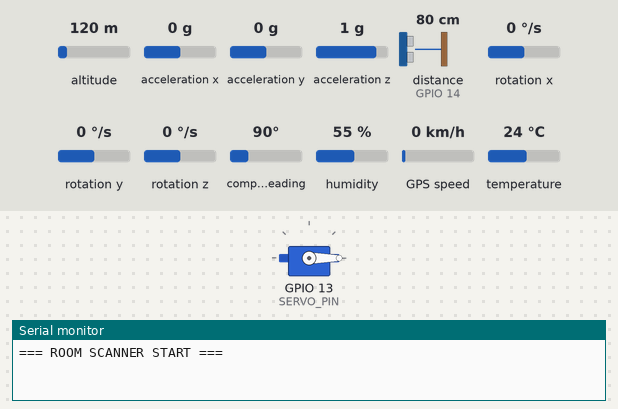
This sketch was run on a simulated ESP32. Shown: servo, the last lines printed to the serial monitor. Wiring (inferred from the names in the program): ultrasonic range finder: trigger GPIO 12; echo GPIO 14. The test bench sets the inputs (shaded band); at power-on: rotation z 0 °/s, distance to the obstacle (sensor on GPIO 14) 80 cm, altitude 120 m, acceleration x 0 g, acceleration y 0 g, acceleration z 1 g, rotation x 0 °/s, rotation y 0 °/s, compass heading 90°, humidity 55 %, GPS speed 0 km/h, temperature 24 °C. The echo pulse lasts 58.3 µs per cm; the GPS gets a fix after 3 s at 37.7749, -122.4194 with 8 satellites.

Above: at 2.1 s.
4.4 s: rotation z set to -192 °/s
At 5.21 s:
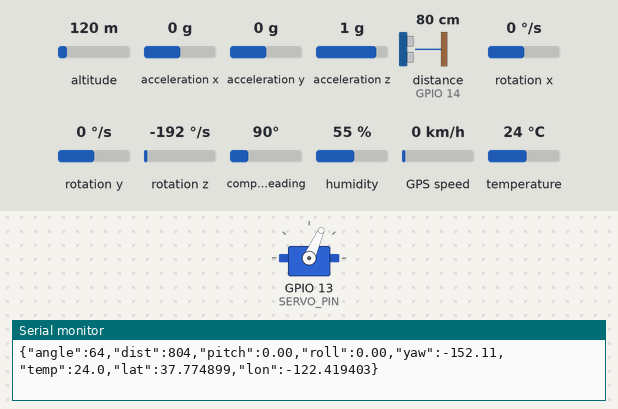
7.9 s: distance to the obstacle (sensor on GPIO 14) set to 2 cm
At 9.35 s:
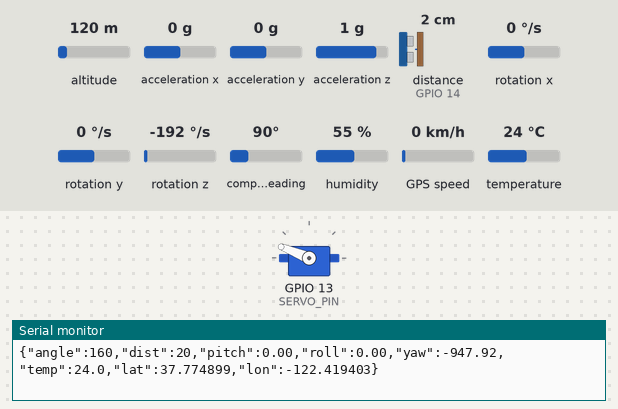
11.4 s: distance to the obstacle (sensor on GPIO 14) set to 35 cm
At 15.52 s:
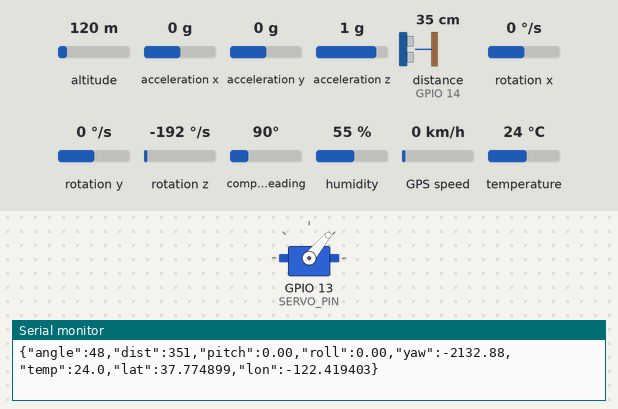
Timing chart, 0 to 20.9 s (numbered marks = the images above; inputs shaded):
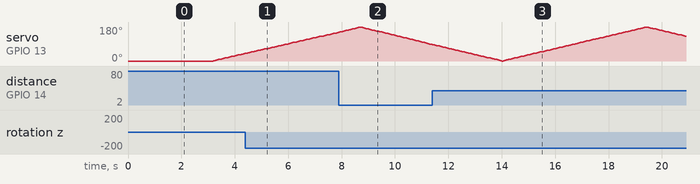

The sketch:

ESP32_Room_Scanner.ino
```cpp
/*
 * ESP32 Room Scanner
 * HC-SR04 + MG996R + MPU6050 + GPS + DHT11
 * Sends sensor data as JSON over USB.
 * Made by : VMechLAB ; Vasilije
 */

#include <Wire.h>
#include <ESP32Servo.h>
#include <TinyGPSPlus.h>
#include <DHT.h>
#include <MPU6050_light.h>

// Pins
#define I2C_SDA       21
#define I2C_SCL       22
#define DHT_PIN       4
#define SERVO_PIN     13
#define GPS_RX_PIN    16
#define TRIG_PIN      12
#define ECHO_PIN      14

// Sensors
TinyGPSPlus gps;
DHT dht(DHT_PIN, DHT11);
Servo myservo;
MPU6050 mpu(Wire);

bool imu_ok = false;

// Scan settings
int angle = 0;
int step = 2;
const int SERVO_DELAY = 30;

// Read distance from HC-SR04
uint16_t readHC_SR04() {
  digitalWrite(TRIG_PIN, LOW);
  delayMicroseconds(2);
  digitalWrite(TRIG_PIN, HIGH);
  delayMicroseconds(10);
  digitalWrite(TRIG_PIN, LOW);

  long duration = pulseIn(ECHO_PIN, HIGH, 30000);

  if (duration == 0) return 0;

  return duration / 5.8;
}

void setup() {
  Serial.begin(115200);
  delay(2000);
  Serial.println("\n=== ROOM SCANNER START ===");

  Wire.begin(I2C_SDA, I2C_SCL);

  // HC-SR04
  pinMode(TRIG_PIN, OUTPUT);
  pinMode(ECHO_PIN, INPUT);

  // Servo
  myservo.attach(SERVO_PIN);
  myservo.write(0);
  delay(100);

  // DHT11
  dht.begin();

  // MPU6050
  if (mpu.begin() != 0) {
    Serial.println("MPU6050 NOT found!");
  } else {
    Serial.println("MPU6050 found. Calibrating...");
    mpu.calcOffsets(true, true);
    imu_ok = true;
    Serial.println("IMU ready.");
  }

  // GPS
  Serial1.begin(9600, SERIAL_8N1, GPS_RX_PIN, -1);
  Serial.println("GPS serial started.");

  Serial.println("=== SETUP DONE ===");
}

void loop() {
  // Move scanner
  myservo.write(angle);
  delay(SERVO_DELAY);

  // Distance
  uint16_t distance = readHC_SR04();

  // IMU
  float pitch = 0, roll = 0, yaw = 0;

  if (imu_ok) {
    mpu.update();
    pitch = mpu.getAngleX();
    roll  = mpu.getAngleY();
    yaw   = mpu.getAngleZ();
  }

  // GPS
  while (Serial1.available()) {
    gps.encode(Serial1.read());
  }

  float lat = 0, lon = 0;

  if (gps.location.isValid()) {
    lat = gps.location.lat();
    lon = gps.location.lng();
  }

  // Temperature
  float temperature = dht.readTemperature();

  if (isnan(temperature)) {
    temperature = 0;
  }

  // Send data
  Serial.print("{\"angle\":");
  Serial.print(angle);
  Serial.print(",\"dist\":");
  Serial.print(distance);
  Serial.print(",\"pitch\":");
  Serial.print(pitch, 2);
  Serial.print(",\"roll\":");
  Serial.print(roll, 2);
  Serial.print(",\"yaw\":");
  Serial.print(yaw, 2);
  Serial.print(",\"temp\":");
  Serial.print(temperature, 1);
  Serial.print(",\"lat\":");
  Serial.print(lat, 6);
  Serial.print(",\"lon\":");
  Serial.print(lon, 6);
  Serial.println("}");

  // Change scan direction
  angle += step;

  if (angle >= 180 || angle <= 0) {
    step = -step;
  }

  delay(20);
}
```
